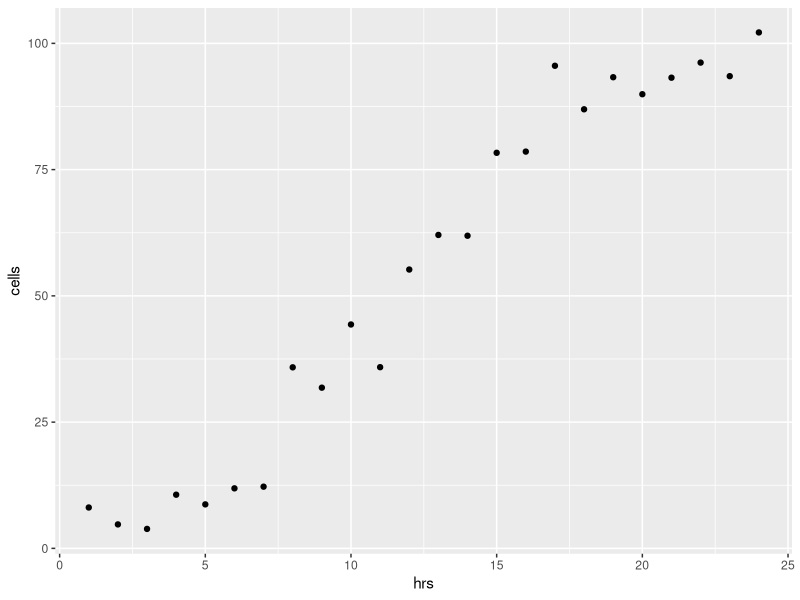
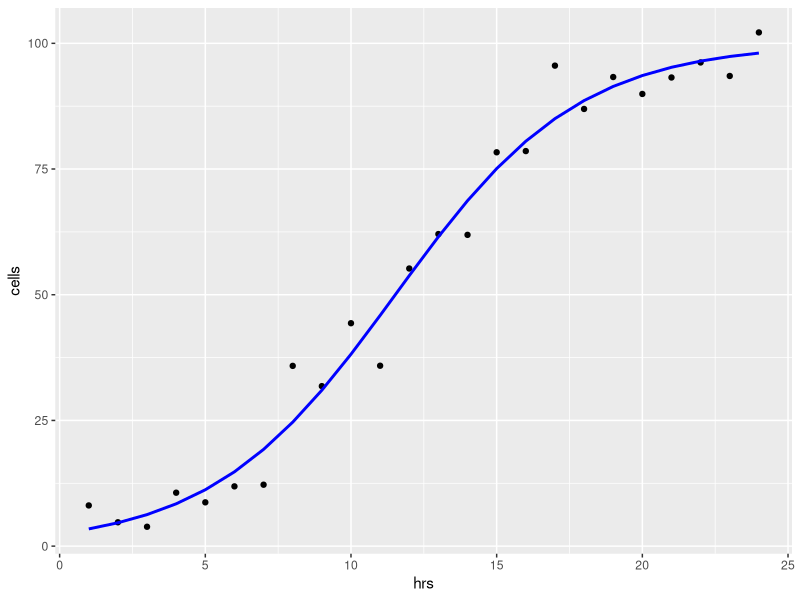

These charts were generated, in order, by the following R code:
# Logistic growth curve fit

# Load packages
library(tidyverse)
library(modelr)

#### Code for App #1 below
# -------------------------

# Write a function to generate logistic curve data with noise
gen_logis <- function(input, Asym = 100, xmid = 12, scal = 3, noise_sd = 5){
  
  # Calcululate logistic curve for inputs from defined parameters
  vals <- Asym/(1+exp((xmid-input)/scal))
  
  # Add gaussian noise with fixed sd
  noisy_vals <- rnorm(n = length(input), mean = vals, sd = noise_sd)
  
  return(noisy_vals)
  
}

# Example: generate a logistic curve with the default values Asymptote = 100, xmid = 12, scale = 3 and noise = 5
# Input is 24 (e.g. 24 hrs)
gen_logis(input = 1:24)

# Generate a noisy logistic dataset in a dataframe (i.e. tibble) with two columns, hrs and cells
# Cells divide and therefore grow exponentially, described well by logistic function
df_cells <- tibble(hrs = 1:24) %>% 
  mutate(cells = gen_logis(hrs))

df_cells

# Plot logistic growth of mock cells
ggplot(df_cells, aes(x = hrs, y = cells)) + geom_point()


#### Code for App #2 below
# -------------------------

# Using nonlinear least squares (nls), fit a self starting logistic model to the data (SSlogis)
mod_logis <- nls(formula = cells~SSlogis(input = hrs, Asym, xmid, scal), data = df_cells)

# Examine parameter estimates and model fit
summary(mod_logis)


# Add best fit predictions of logistic model to original data
df_cells_pred <- df_cells %>% 
  add_predictions(mod_logis)

df_cells_pred

# Plot original data alongside predictions
ggplot(df_cells_pred, aes(x = hrs)) + geom_point(aes(y = cells)) + geom_line(aes(y = pred), color = 'blue', size = 1)

